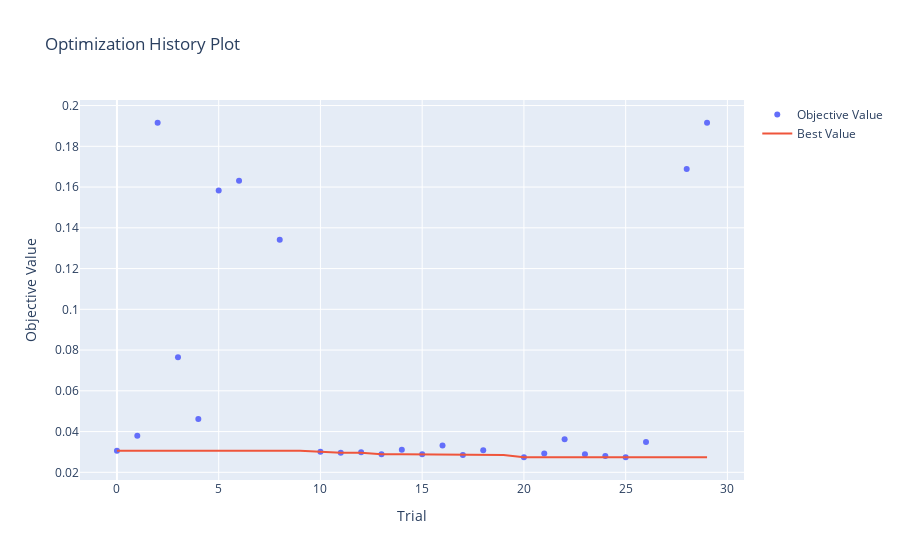

Write notebook code for a chart like this one.
### Code cell
plot_optimization_history(study)

### Figure 1 — Plotly figure (JSON) as saved in the notebook; plotly's stock layout.template omitted (floating-point values rounded to 4 significant figures)
{"data": [{"mode": "markers", "name": "Objective Value", "type": "scatter", "x": [0, 1, 2, 3, 4, 5, 6, 8, 10, 11, 12, 13, 14, 15, 16, 17, 18, 20, 21, 22, 23, 24, 25, 26, 28, 29], "y": [0.03064, 0.03799, 0.1916, 0.07648, 0.04611, 0.1583, 0.1631, 0.1341, 0.03014, 0.02963, 0.0298, 0.02889, 0.03108, 0.02883, 0.03312, 0.02852, 0.0308, 0.0274, 0.02921, 0.03618, 0.02886, 0.02797, 0.02744, 0.0349, 0.1689, 0.1915]}, {"mode": "lines", "name": "Best Value", "type": "scatter", "x": [0, 1, 2, 3, 4, 5, 6, 7, 8, 9, 10, 11, 12, 13, 14, 15, 16, 17, 18, 19, 20, 21, 22, 23, 24, 25, 26, 27, 28, 29], "y": [0.03064, 0.03064, 0.03064, 0.03064, 0.03064, 0.03064, 0.03064, 0.03064, 0.03064, 0.03064, 0.03014, 0.02963, 0.02963, 0.02889, 0.02889, 0.02883, 0.02883, 0.02852, 0.02852, 0.02852, 0.0274, 0.0274, 0.0274, 0.0274, 0.0274, 0.0274, 0.0274, 0.0274, 0.0274, 0.0274]}, {"marker": {"color": "#cccccc"}, "mode": "markers", "name": "Infeasible Trial", "showlegend": false, "type": "scatter", "x": [], "y": []}], "layout": {"title": {"text": "Optimization History Plot"}, "xaxis": {"title": {"text": "Trial"}}, "yaxis": {"title": {"text": "Objective Value"}}}}
